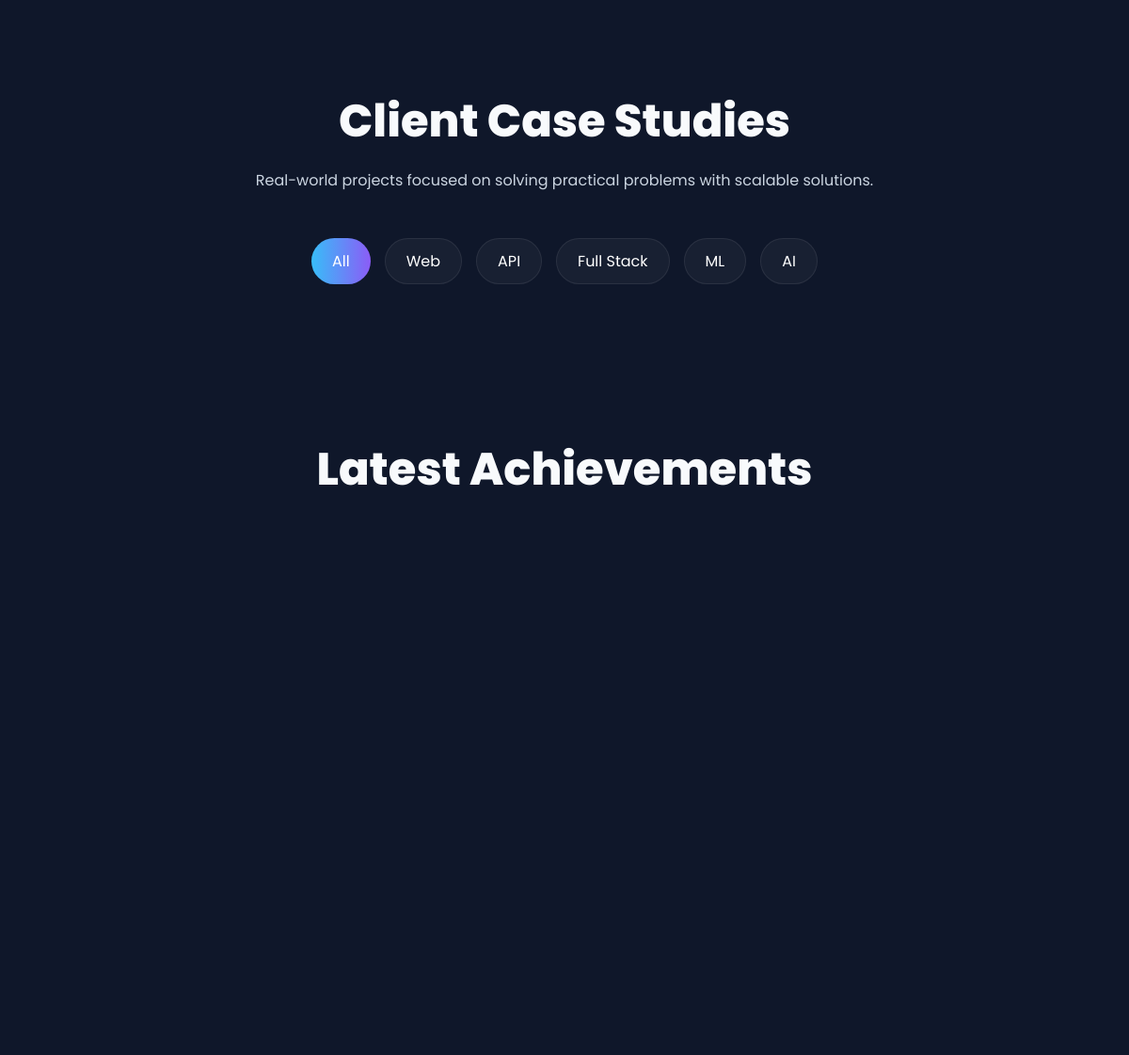
The app's page / (middle part), older data.
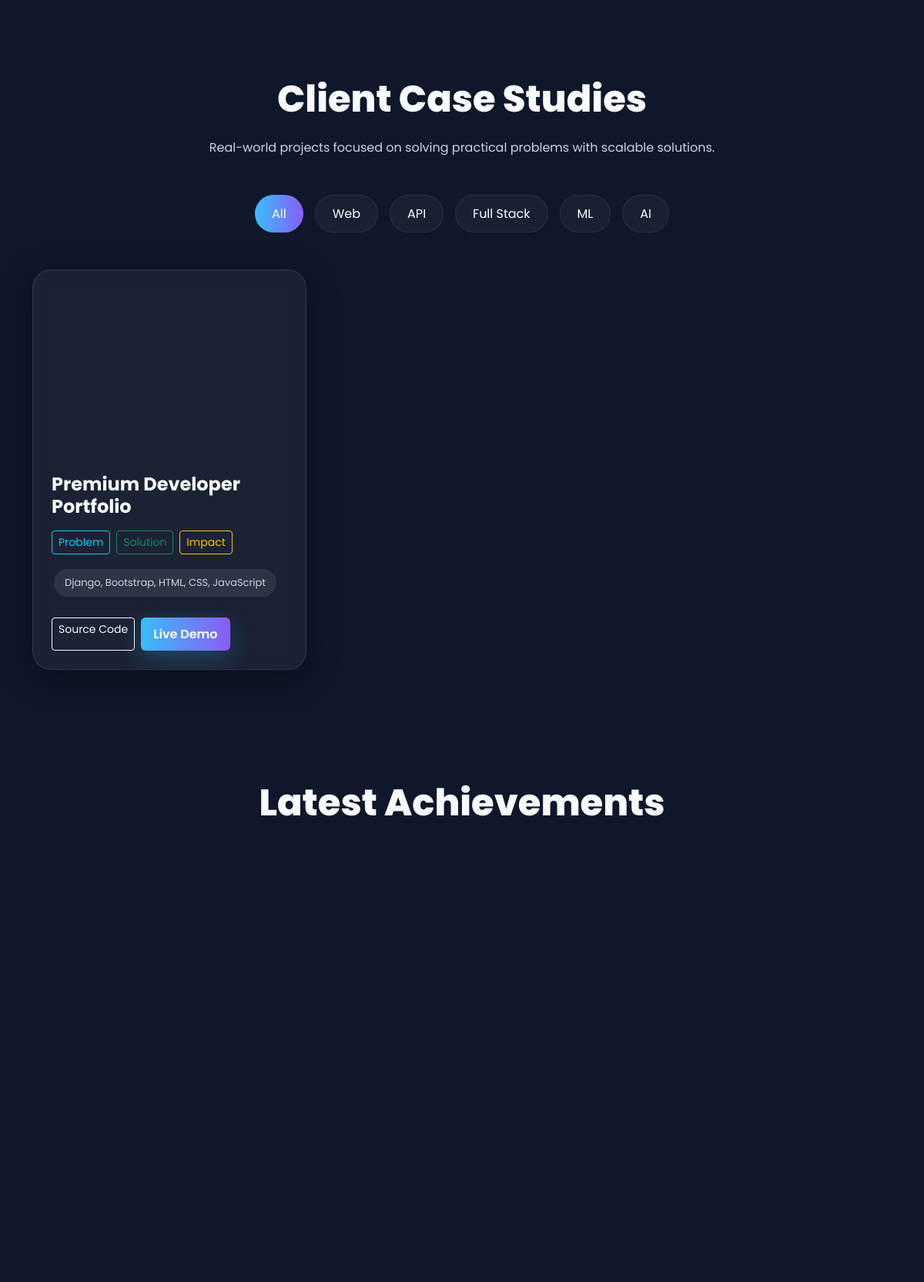
The same page, newer data.
### Home/models.py (models this page shows, shortened)
class Project(models.Model):
    CATEGORY_CHOICES = (
        ('web', 'Web'),
        ('api', 'API'),
        ('fullstack', 'Full Stack'),
        ('ml', 'Machine Learning'),
        ('ai', 'AI'),
    )
    title = models.CharField(max_length=200)
    problem = models.TextField(
        blank=True,
        null=True
    )
    solution = models.TextField(
        blank=True,
        null=True
    )
    impact = models.TextField(
        blank=True,
        null=True
    )
    image = models.ImageField(
        upload_to='projects/',
        blank=True,
        null=True
    )
    video = models.FileField(
        upload_to='project_videos/',
        blank=True,
        null=True
    )
    video_static = models.CharField(
        max_length=200,
        blank=True,
        null=True,
        help_text="Example: portfolio.mp4"
    )
    category = models.CharField(
        max_length=100,
        choices=CATEGORY_CHOICES
    )
    tech_stack = models.CharField(max_length=300)
    github_link = models.URLField()
    live_link = models.URLField(
        blank=True,
        null=True
    )
    featured = models.BooleanField(default=False)
    created_at = models.DateTimeField(auto_now_add=True)

### Home/views.py (the view, shortened to what this page needs)
# urls.py: 2. Add a URL to urlpatterns:  path('', views.home, name='home')
def home(request):
    about = About.objects.first()
    projects = Project.objects.all()
    skill_categories = SkillCategory.objects.prefetch_related('skills').all()
    services = Service.objects.all()
    hero = Hero.objects.first()
    socials = SocialLink.objects.all()
    counters = Counter.objects.all()
    timelines = Timeline.objects.all()
    contacts = ContactInfo.objects.all()
    resume = Resume.objects.first()
    educations = Education.objects.all()
    achievements=Achievement.objects.all()
    context = {
        'success':True,
        'about': about,
        'projects': projects,
        'skill_categories': skill_categories,
        'services': services,
        'hero': hero,
        'socials': socials,
        'counters': counters,
        'timelines': timelines,
        'contacts': contacts,
        'resume': resume,
        'educations': educations,
        'achievements':achievements,
    }
    return render(
        request,
        'index.html',
        context
    )

### Home/templates/index.html (shortened to what this page needs)
{% extends 'base.html' %}
{% block content %}
{% load static %}
<section id="projects" class="section-dark">
    <div class="container">
        <h2 class="section-title">
            Client Case Studies
        </h2>
        <p class="section-subtitle text-center mb-5">
            Real-world projects focused on solving practical problems with scalable solutions.
        </p>
        <div class="project-filter text-center mb-5">
            <button class="filter-btn active" data-filter="all">All</button>
            <button class="filter-btn" data-filter="web">Web</button>
            <button class="filter-btn" data-filter="api">API</button>
            <button class="filter-btn" data-filter="fullstack">Full Stack</button>
            <button class="filter-btn" data-filter="ml">ML</button>
            <button class="filter-btn" data-filter="ai">AI</button>
        </div>
<div class="row">
    {% for project in projects %}
    <div class="col-lg-4 mb-4 project-item"
         data-category="{{ project.category }}">
        <div class="glass-card project-card h-100">
           <div class="project-media">
            {% if project.video_static %}
            <video class="project-video"
                autoplay
                muted
                loop
                playsinline>
                <source src="{% static 'projects/' %}{{ project.video_static }}"
                        type="video/mp4">
            </video>
            {% elif project.video %}
            <video class="project-video"
                autoplay
                muted
                loop
                playsinline>
                <source src="{{ project.video.url }}"
                        type="video/mp4">
            </video>
            {% elif project.image %}
            <img src="{{ project.image.url }}"
                class="project-image"
                alt="{{ project.title }}">
            {% else %}
            <img src="{% static 'projects/default.jpg' %}"
                class="project-image">
            {% endif %}
        </div>
            <div class="p-4">
                <h4 class="mb-3">
                    {{ project.title }}
                </h4>
                <div class="d-flex gap-2 flex-wrap mb-3">
                    <button class="btn btn-outline-info btn-sm"
                            onclick="toggleCase('problem{{ project.id }}')">
                        Problem
                    </button>
                    <button class="btn btn-outline-success btn-sm"
                            onclick="toggleCase('solution{{ project.id }}')">
                        Solution
                    </button>
                    <button class="btn btn-outline-warning btn-sm"
                            onclick="toggleCase('impact{{ project.id }}')">
                        Impact
                    </button>
                </div>
                <div class="tech-stack mt-3 mb-4">
                    <span class="tech-badge">
                        {{ project.tech_stack }}
                    </span>
                </div>
                <div class="d-flex gap-2 flex-wrap">
                    <a href="{{ project.github_link }}"
                       target="_blank"
                       class="btn btn-outline-light btn-sm">
                        Source Code
                    </a>
                    {% if project.live_link %}
                    <a href="{{ project.live_link }}"
                       target="_blank"
                       class="btn-gradient text-decoration-none px-3 py-2 rounded">
                        Live Demo
                    </a>
                    {% endif %}
                </div>
            </div>
        </div>
    </div>
    {% endfor %}
</div>
<section id="achievements" class="achievements-section">
    <div class="container">
        <h2 class="section-title">
            Latest Achievements
        </h2>
        <div class="achievement-carousel">
        </div>
    </div>
</section>
<section id="education">
</section>
{% endblock %}

### Home/templates/base.html (shortened to what this page needs)
<!DOCTYPE html>
<html lang="en">
<head>
    <link href="https://cdn.jsdelivr.net/npm/bootstrap@5.3.0/dist/css/bootstrap.min.css"
          rel="stylesheet">
    <link rel="stylesheet"
          href="https://cdn.jsdelivr.net/npm/bootstrap-icons@1.11.3/font/bootstrap-icons.min.css">
    <link rel="stylesheet" href="https://cdn.jsdelivr.net/gh/devicons/devicon@latest/devicon.min.css">
    {% load static %}
    <link rel="stylesheet"
      href="{% static 'css/base.css' %}">
<link rel="stylesheet"
      href="{% static 'css/navbar.css' %}">
<link rel="stylesheet"
      href="{% static 'css/cards.css' %}">
<link rel="stylesheet"
      href="{% static 'css/buttons.css' %}">
<link rel="stylesheet"
      href="{% static 'css/hero.css' %}">
<link rel="stylesheet"
      href="{% static 'css/sections.css' %}">
<link rel="stylesheet"
      href="{% static 'css/responsive.css' %}">
<link rel="stylesheet"
      href="{% static 'css/projects.css' %}">
<link rel="stylesheet"
      href="{% static 'css/about.css' %}">
<link rel="stylesheet"
      href="{% static 'css/skills.css' %}">
<link rel="stylesheet"
      href="{% static 'css/contact.css' %}">
<link rel="stylesheet"
      href="{% static 'css/achievement.css' %}">
</head>
<body>
{% block content %}
{% endblock %}
</body>
</html>

### Home/static/css/base.css (style rules this page uses)
:root { --bg:#020617; --bg-light:#0f172a; --card-bg:rgba(255,255,255,0.05); --primary:#38bdf8; --secondary:#8b5cf6; --text:#f8fafc; --text-light:#cbd5e1; --border:rgba(255,255,255,0.1); --shadow: 0 10px 40px rgba(0,0,0,0.4); }
* { margin:0; padding:0; box-sizing:border-box; }
html { scroll-behavior:smooth; }
body { background:var(--bg); color:var(--text); font-family:'Poppins',sans-serif; overflow-x:hidden; line-height:1.7; }
section { padding:120px 0; position:relative; }
.container { position:relative; z-index:2; }
h1,h2,h3,h4,h5,h6 { font-weight:700; margin-bottom:15px; }
p { color:var(--text-light); margin-bottom:0; }
.section-title { font-size:3rem; font-weight:800; margin-bottom:20px; text-align:center; }
.glass-card { background:var(--card-bg); border:1px solid var(--border); backdrop-filter:blur(16px); border-radius:24px; box-shadow:var(--shadow); transition:0.4s; }
a { transition:0.3s; }

### Home/static/css/cards.css (style rules this page uses)
.glass-card { background:rgba(255,255,255,0.05); border:1px solid rgba(255,255,255,0.1); backdrop-filter:blur(12px); border-radius:24px; transition:0.4s ease; }

### Home/static/css/buttons.css (style rules this page uses)
.btn-gradient, .btn-outline-custom { display:inline-flex !important; align-items:center; justify-content:center; text-decoration:none !important; cursor:pointer; transition:all 0.4s ease; }
.btn-gradient { padding:14px 32px; border-radius:50px; background: linear-gradient( 90deg, #38bdf8, #8b5cf6 ); color:white !important; font-weight:600; border:none; box-shadow: 0 10px 30px rgba(56,189,248,0.25); }

### Home/static/css/sections.css (style rules this page uses)
.section-dark { background:var(--bg-light); }
.tech-badge { display:inline-block; padding:8px 16px; border-radius:30px; background:rgba(255,255,255,0.08); margin:5px; color:var(--text-light); font-size:14px; }

### Home/static/css/projects.css (style rules this page uses)
.project-filter { display:flex; justify-content:center; gap:15px; flex-wrap:wrap; margin-bottom:60px; }
.filter-btn { padding:10px 22px; border-radius:40px; border:1px solid rgba(255,255,255,0.08); background:rgba(255,255,255,0.04); color:white; transition:0.4s; cursor:pointer; }
.filter-btn:hover, .filter-btn.active { background: linear-gradient( 90deg, #38bdf8, #8b5cf6 ); border:none; }
.project-card { position:relative; overflow:hidden; border-radius:24px; transition:0.5s; transform-style:preserve-3d; }
.tech-stack { margin-top:20px; }
.tech-badge { display:inline-block; padding:7px 14px; border-radius:30px; background:rgba(255,255,255,0.08); margin:3px; font-size:13px; color:#cbd5e1; }
.project-media { width:100%; height:240px; overflow:hidden; border-radius:20px 20px 0 0; }
.project-video, .project-image { width:100%; height:100%; object-fit:cover; transition:0.4s; }

### Home/static/css/achievement.css (style rules this page uses)
.achievements-section { padding:120px 0; position:relative; }
.achievement-carousel { position:relative; height:350px; overflow:hidden; }

Row changes from the older to the newer data that the page shows:
added Project: title "Premium Developer Portfolio", tech_stack "Django, Bootstrap, HTML, CSS, JavaScript"
